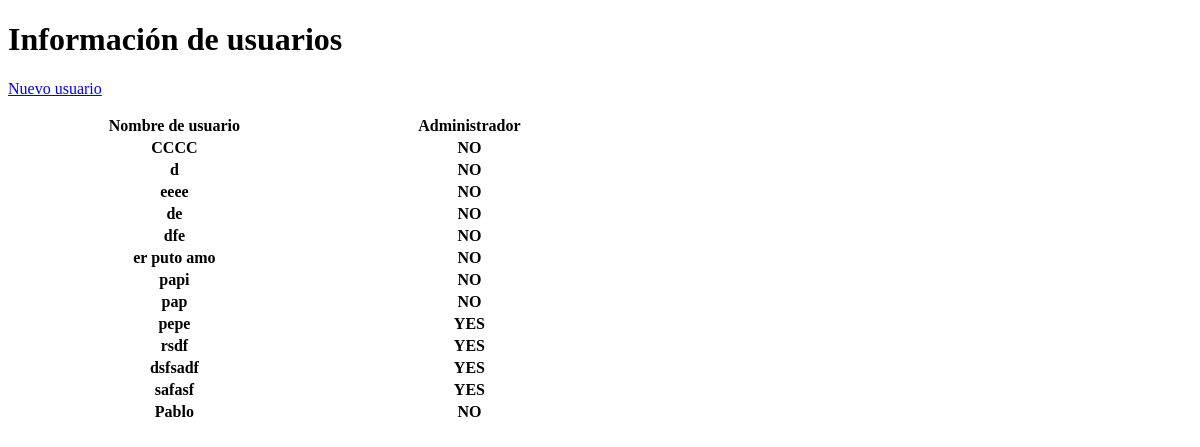
The app's page /userinfo, older data.
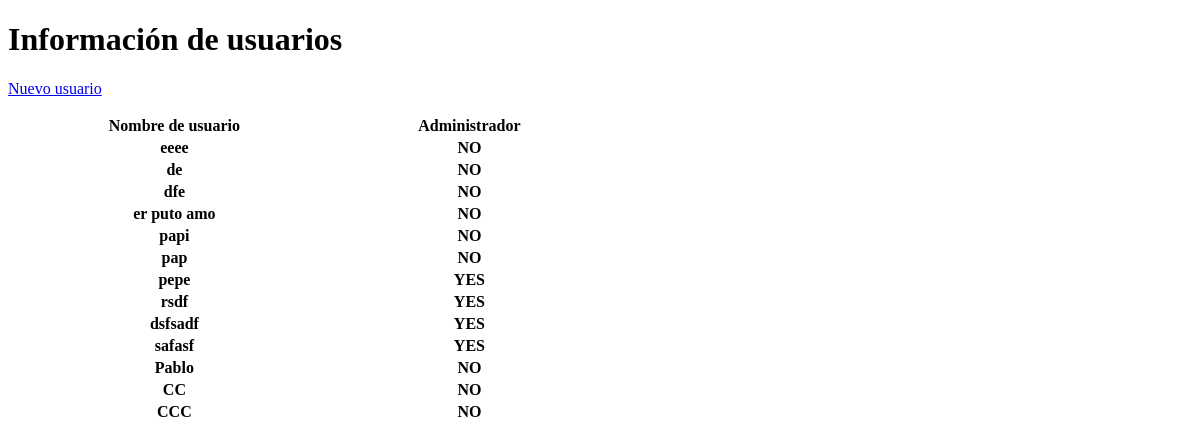
The same page, newer data.
### tables this page shows
CREATE TABLE users ( email VARCHAR(255) NOT NULL, password_hash VARCHAR(255) NOT NULL, admin VARCHAR(255) NOT NULL, UNIQUE (email));

### api.py (the view)
@app.route('/userinfo', methods=["GET"])
def user_display_admin():
  records = db.get_all("users")
  users = []
  for record in records:
    users.append(dict(username=record[0], admin=record[-1]))
  return render_template("user_info.html", users=users)

### setup.py (called while the page is built)
  def get_all(self, table):
    with sql.connect("database.db") as con:
      cur = con.cursor()
      cur.execute("SELECT * from %s" % table)
      return cur.fetchall()

### templates/user_info.html (shortened to what this page needs)
<!DOCTYPE html>
<head>
</head>
<body>
    <h1> Información de usuarios</h1>
    <div id="newuser">
        <p><a href="{{ url_for('user_form') }}">Nuevo usuario</a></p>
    </div>
    <div>
        <table style="width:50%">
            <tr>
                <th><b>Nombre de usuario</b></th>
                <th><b>Administrador</b></th>
            </tr>
            {% for user in users %}
            <tr>
                <th>{{user.username}}</th>
                <th>{{user.admin}}</th>
            </tr>
            {% endfor %}
        </table>
    </div>
</body>

Row changes from the older to the newer data that the page shows:
removed users: username "CCCC", admin "NO"
removed users: username "d", admin "NO"
added users: username "CC", admin "NO"
added users: username "CCC", admin "NO"
